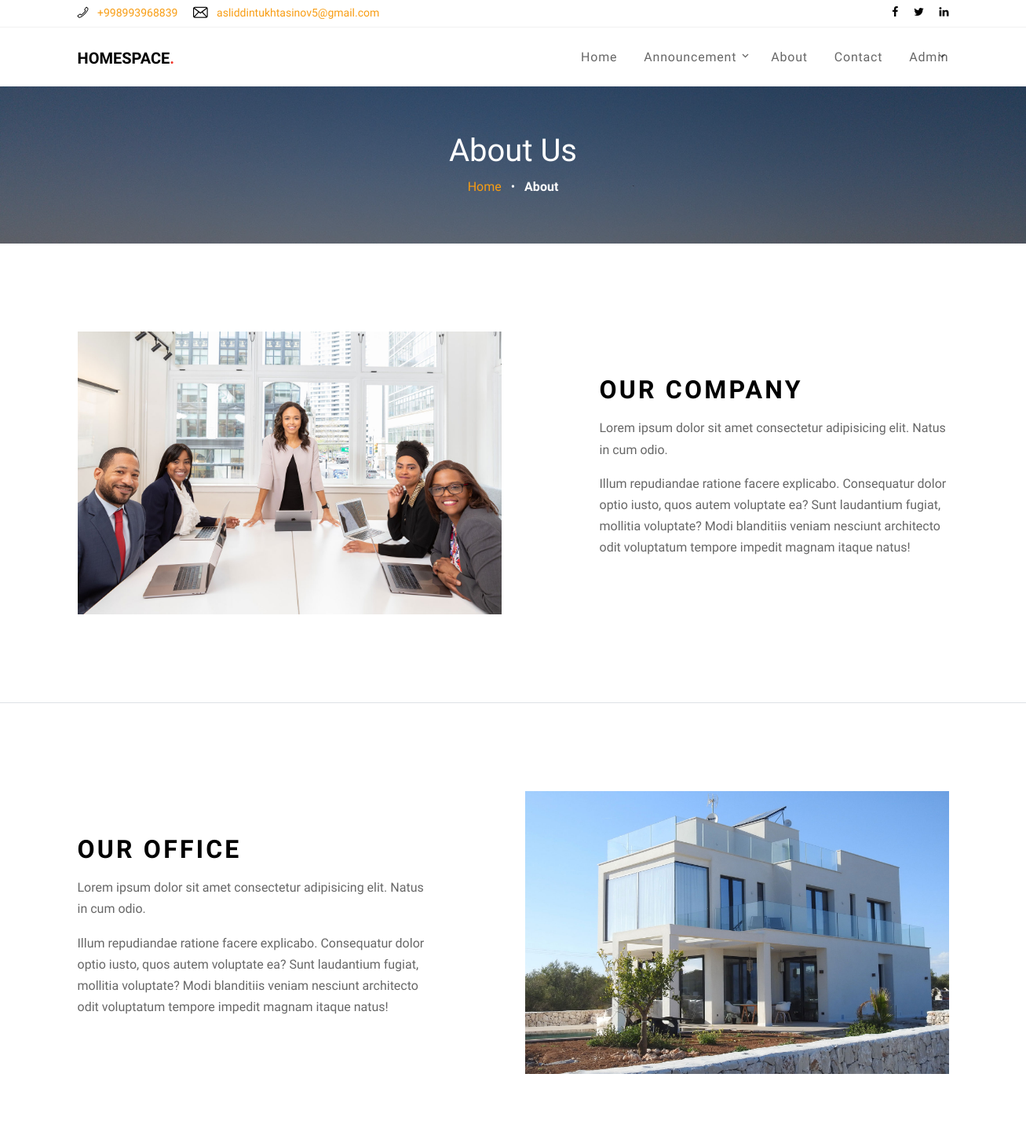
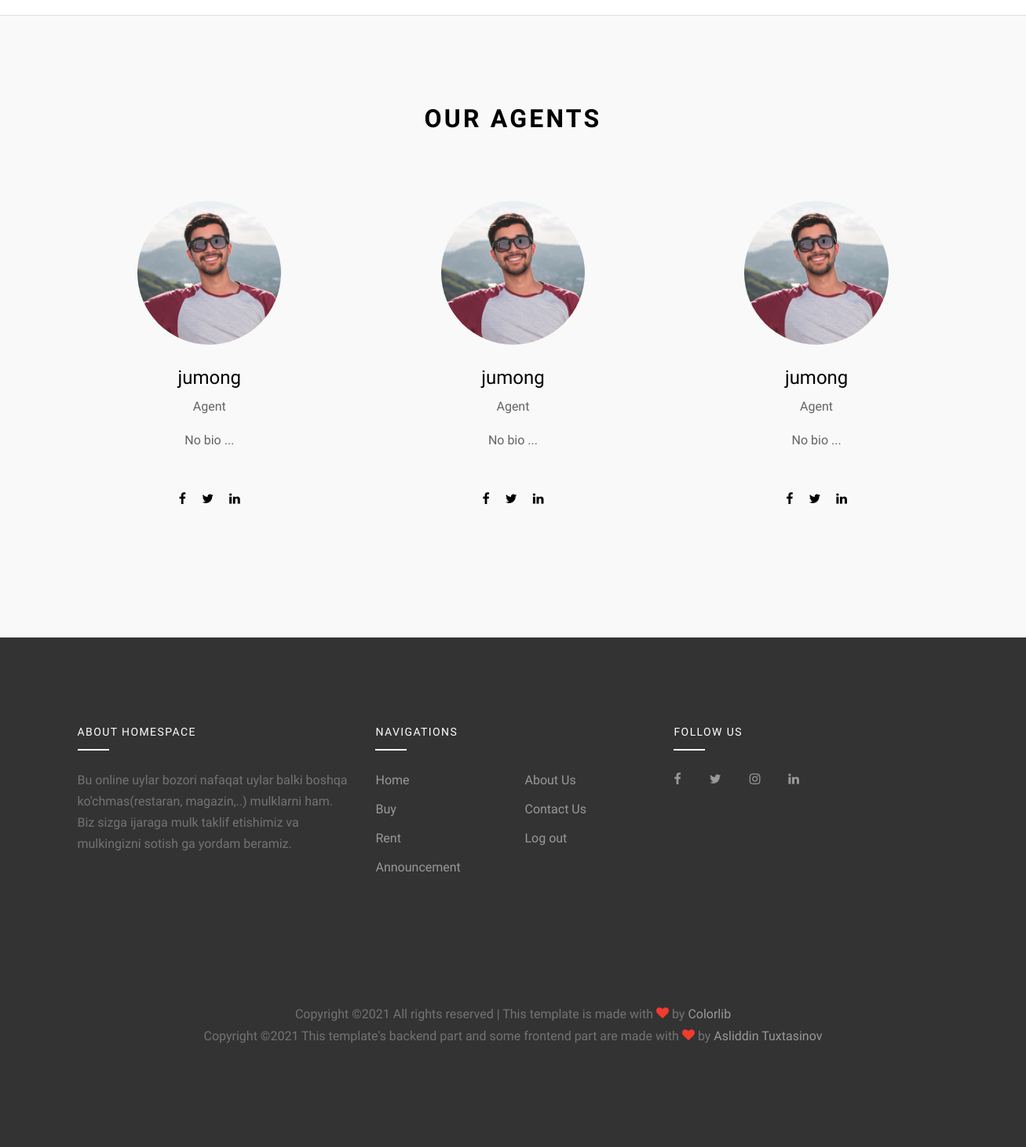
Page /about/ (signed in) on the committed database (2 pictures, top to bottom).
### authusers/models.py (models this page shows, shortened)
class CustomUser(AbstractUser):
    email = models.EmailField(
        'email address', unique=True,
        error_messages={
            'unique': "A user with that email already exists.",},)
    is_agent = models.BooleanField('agent',default=False,help_text=('is agent?'),)
    create_date = models.DateTimeField(auto_now_add=True)

class Agents(models.Model):
    agent=models.ForeignKey(CustomUser,on_delete=models.CASCADE,related_name='agent')
    profile_img=models.ImageField(upload_to='agents/profile/img',null=True,blank=True)
    agent_info=models.TextField(max_length=300,default="No bio ...",blank=True)
    telefon_number = models.CharField(max_length=75, default="+998", blank=True)
    telegram = models.URLField(null=True,blank=True)
    facebook = models.URLField(null=True,blank=True)
    twitter = models.URLField(null=True,blank=True)
    linkedn = models.URLField(null=True,blank=True)
    create_date = models.DateTimeField(auto_now_add=True)
    update_date = models.DateTimeField(auto_now=True)
    class Meta:
        verbose_name_plural = 'Agents'
        verbose_name = 'Agent'

### main/views.py (the view)
# urls.py: path('about/', AboutPageView.as_view(),name='about'),
class AboutPageView(TemplateView):
    template_name = 'about.html'
    def get_context_data(self, *args, **kwargs):
        context = super().get_context_data()
        context['agents']  = Agents.objects.all()
        context['founders'] = Founders.objects.all()
        return context

### templates/about.html (shortened to what this page needs)
{% extends 'base.html' %}
{% load static %}
{% block content %}
<div class="site-blocks-cover inner-page-cover overlay" style="background-image: url('{% static "images/hero_bg_2.jpg" %}');" data-aos="fade" data-stellar-background-ratio="0.5">
  <div class="container">
    <div class="row align-items-center justify-content-center text-center">
      <div class="col-md-10">
        <h1 class="mb-2">About Us</h1>
        <div><a href="\">Home</a> <span class="mx-2 text-white">&bullet;</span> <strong class="text-white">About</strong></div>
      </div>
    </div>
  </div>
</div>
<div class="site-section border-bottom">
  <div class="container">
    <div class="row align-items-center">
      <div class="col-md-6" data-aos="fade-up" data-aos-delay="100">
        <img src="{% static 'images/about.jpg' %}" alt="Image" class="img-fluid">
      </div>
      <div class="col-md-5 ml-auto"  data-aos="fade-up" data-aos-delay="200">
        <div class="site-section-title mb-3">
          <h2>Our Company</h2>
        </div>
        <p>Lorem ipsum dolor sit amet consectetur adipisicing elit. Natus in cum odio.</p>
        <p>Illum repudiandae ratione facere explicabo. Consequatur dolor optio iusto, quos autem voluptate ea? Sunt laudantium fugiat, mollitia voluptate? Modi blanditiis veniam nesciunt architecto odit voluptatum tempore impedit magnam itaque natus!</p>
      </div>
    </div>
  </div>
</div>
<div class="site-section">
  <div class="container">
    <div class="row align-items-center">
      <div class="col-md-6 order-md-2" data-aos="fade-up" data-aos-delay="100">
        <img src="{% static 'images/office.jpg' %}" alt="Image" class="img-fluid">
      </div>
      <div class="col-md-5 mr-auto order-md-1"  data-aos="fade-up" data-aos-delay="200">
        <div class="site-section-title mb-3">
          <h2>Our Office</h2>
        </div>
        <p>Lorem ipsum dolor sit amet consectetur adipisicing elit. Natus in cum odio.</p>
        <p>Illum repudiandae ratione facere explicabo. Consequatur dolor optio iusto, quos autem voluptate ea? Sunt laudantium fugiat, mollitia voluptate? Modi blanditiis veniam nesciunt architecto odit voluptatum tempore impedit magnam itaque natus!</p>
      </div>
    </div>
  </div>
</div>
{% if agents %}
<div class="bg-light border-top">
  {% include "our_agents.html" %}
</div>
{% endif %}
{% endblock %}

### templates/base.html (shortened to what this page needs)
{% load static %}
{% load active_link_tags %}
{% url 'main:index' as index %}
<!DOCTYPE html>
<html lang="en">
  <head>
    <link rel="stylesheet" href="{% static 'fonts/icomoon/style.css' %}">
    <link rel="stylesheet" href="{% static 'css/bootstrap.min.css' %}">
    <link rel="stylesheet" href="{% static 'css/magnific-popup.css' %}">
    <link rel="stylesheet" href="{% static 'css/jquery-ui.css' %}">
    <link rel="stylesheet" href="{% static 'css/owl.carousel.min.css' %}">
    <link rel="stylesheet" href="{% static 'css/owl.theme.default.min.css' %}">
    <link rel="stylesheet" href="{% static 'css/bootstrap-datepicker.css' %}">
    <link rel="stylesheet" href="{% static 'css/mediaelementplayer.css' %}">
    <link rel="stylesheet" href="{% static 'css/animate.css' %}">
    <link rel="stylesheet" href="{% static 'fonts/flaticon/font/flaticon.css' %}">
    <link rel="stylesheet" href="{% static 'css/fl-bigmug-line.css' %}">
    <link rel="stylesheet" href="{% static 'css/aos.css' %}">
    <link rel="stylesheet" href="{% static 'css/style.css' %}">
  </head>
  <body>
  <div class="site-wrap">
    <div class="border-bottom bg-white top-bar">
      <div class="container">
        <div class="row align-items-center">
          <div class="col-6 col-md-6">
            <p class="mb-0">
              <a href="tel:+998993968839" class="mr-3"><span class="text-black fl-bigmug-line-phone351"></span> <span class="d-none d-md-inline-block ml-2">+998993968839</span></a>
              <a href="mailto:asliddintukhtasinov5@gmail.com"><span class="text-black fl-bigmug-line-email64"></span> <span class="d-none d-md-inline-block ml-2">asliddintukhtasinov5@gmail.com</span></a>
            </p>
          </div>
          <div class="col-6 col-md-6 text-right">
            <a href="https://t.me/Asliddindev" class="mr-3"><span class="text-black icon-facebook"></span></a>
            <a href="https://t.me/Asliddindev" class="mr-3"><span class="text-black icon-twitter"></span></a>
            <a href="https://t.me/Asliddindev" class="mr-0"><span class="text-black icon-linkedin"></span></a>
          </div>
        </div>
      </div>
    </div>
    <div class="site-navbar">
        <div class="container py-1">
          <div class="row align-items-center">
            <div class="col-8 col-md-8 col-lg-4">
              <h1 class=""><a href="\" class="h5 text-uppercase text-black"><strong>HomeSpace<span class="text-danger">.</span></strong></a></h1>
            </div>
            <div class="col-4 col-md-4 col-lg-8">
              <nav class="site-navigation text-right text-md-right" role="navigation">
                <ul class="site-menu js-clone-nav d-none d-lg-block">
                  <li class="{% if index == request.path %}active{% endif %}">
                    <a href="{% url 'main:index' %}">Home</a>
                  </li>
                  <li class="has-children {% active_link 'main:announcement' %}">
                    <a href="{% url 'main:announcement' %}">Announcement</a>
                  </li>
                  <li class="{% active_link 'main:about' %}"><a href="{% url 'main:about' %}">About</a></li>
                  <li class="{% active_link 'main:contact' %}"><a href="{% url 'main:contact' %}">Contact</a></li>
                  {% if user.is_authenticated %}
                    <li class="has-children {% active_link 'user_page' %}">
                      <a href="{% url 'user_page' %}">{{ user.username|title }}</a>
                    </li>
                  {% else %}
                    <li class="{% active_link 'login' %}"><a href="{% url 'login' %}">Log in</a></li>
                    <li class="{% active_link 'signup' %}"><a href="{% url 'signup' %}">Sign Up</a></li>
                  {% endif %}
                </ul>
              </nav>
            </div>
          </div>
        </div>
    </div>
  </div>
  {% block content %}
  {% endblock %}
    <footer class="site-footer">
      <div class="container">
        <div class="row">
          <div class="col-lg-4">
            <div class="mb-5">
              <h3 class="footer-heading mb-4">About HomeSpace</h3>
              <p>Bu online uylar bozori nafaqat uylar balki boshqa ko'chmas(restaran, magazin,..) mulklarni ham. Biz sizga ijaraga mulk taklif etishimiz va mulkingizni sotish ga yordam beramiz.</p>
            </div>
          </div>
          <div class="col-lg-4 mb-5 mb-lg-0">
            <div class="row mb-5">
              <div class="col-md-12">
                <h3 class="footer-heading mb-4">Navigations</h3>
              </div>
              <div class="col-md-6 col-lg-6">
                <ul class="list-unstyled">
                  <li><a href="\">Home</a></li>
                  <li><a href="{% url 'main:announcement' %}?type=buy">Buy</a></li>
                  <li><a href="{% url 'main:announcement' %}?type=rent">Rent</a></li>
                  <li><a href="{% url 'main:announcement' %}">Announcement</a></li>
                </ul>
              </div>
              <div class="col-md-6 col-lg-6">
                <ul class="list-unstyled">
                  <li><a href="{% url 'main:about' %}">About Us</a></li>
                  <li><a href="{% url 'main:contact' %}">Contact Us</a></li>
                    {% if user.is_authenticated %}
                      <li><a href="{% url 'logout' %}">Log out</a></li>
                    {% else %}
                      <li><a href="{% url 'signup' %}">Sign Up</a></li>
                      <li><a href="{% url 'login' %}">Log in</a></li>
                    {%endif%}
                </ul>
              </div>
            </div>
          </div>
          <div class="col-lg-4 mb-5 mb-lg-0">
            <h3 class="footer-heading mb-4">Follow Us</h3>
                <div>
                  <a href="https://t.me/Asliddindev" class="pl-0 pr-3"><span class="icon-facebook"></span></a>
                  <a href="https://t.me/Asliddindev" class="pl-3 pr-3"><span class="icon-twitter"></span></a>
                  <a href="https://t.me/Asliddindev" class="pl-3 pr-3"><span class="icon-instagram"></span></a>
                  <a href="https://t.me/Asliddindev" class="pl-3 pr-3"><span class="icon-linkedin"></span></a>
                </div>
          </div>
        </div>
        <div class="row pt-5 mt-5 text-center">
          <div class="col-md-12">
            <p>
            Copyright &copy;</script><script>document.write(new Date().getFullYear());</script> All rights reserved | This template is made with <i class="icon-heart text-danger" aria-hidden="true"></i> by <a href="https://colorlib.com" target="_blank" >Colorlib</a>
              <br>
            Copyright &copy;</script><script>document.write(new Date().getFullYear());</script> This template's backend part and some frontend part are made with <i class="icon-heart text-danger" aria-hidden="true"></i> by <a href="https://t.me/Asliddindev" target="_blank" >Asliddin Tuxtasinov</a>
            </p>
          </div>
        </div>
      </div>
    </footer>
  </body>
</html>

### templates/our_agents.html
{% load static %}
<div class="site-section">
    <div class="container">
        <div class="row mb-5 justify-content-center">
          <div class="col-md-7">
            <div class="site-section-title text-center">
              <h2>Our Agents</h2>
            </div>
          </div>
        </div>
        <div class="row block-13">
          <div class="nonloop-block-13 owl-carousel">
            {% for obj in agents %}
              <div class="slide-item">
                <div class="team-member text-center">
                  <img {% if  obj.profile_img %}src="{{obj.profile_img.url}}"{% else %}src="{% static 'images/person_1.jpg' %}"{% endif %} alt="Image" class="img-fluid mb-4 w-50 rounded-circle mx-auto">
                  <div class="text p-1">
                    <h2 class="mb-2 font-weight-light text-black h4">{{obj.agent.username}}</h2>
                    <span class="d-block mb-3 text-white-opacity-05">Agent</span>
                    <p class="mb-5">{{obj.agent_info|safe}}</p>
                    <p>
                      <a href="{{obj.facebook}}" class="text-black p-2"><span class="icon-facebook"></span></a>
                      <a href="{{obj.twitter}}" class="text-black p-2"><span class="icon-twitter"></span></a>
                      <a href="{{obj.linkedn}}" class="text-black p-2"><span class="icon-linkedin"></span></a>
                    </p>
                  </div>
                </div>
              </div>
            {% endfor %}
          </div>
        </div>
    </div>
</div>

### static/css/fl-bigmug-line.css (style rules this page uses)
.fl-bigmug-line-ico, [class^="fl-bigmug-line-"]:before, [class*=" fl-bigmug-line-"]:before, [class^="fl-bigmug-line-"]:after, [class*=" fl-bigmug-line-"]:after { font-family: 'fl-bigmug-line'; font-size: inherit; font-weight: 400; font-style: normal; -webkit-font-smoothing: antialiased; -moz-osx-font-smoothing: grayscale; }
.fl-bigmug-line-email64:before { content: "\e03c"; }
.fl-bigmug-line-phone351:before { content: "\e085"; }

### rows in the picture
CustomUser: username "Admin"
Agents: agent.username "jumong", agent_info "No bio ..."
